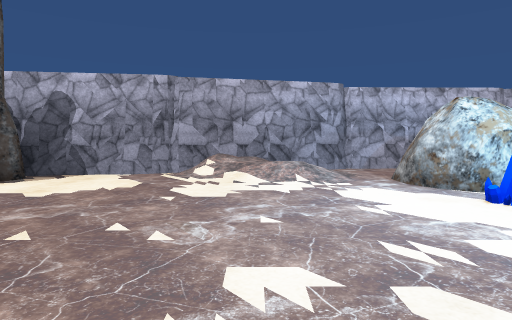
view 1 (above)

18 first-person views from a walk through a Unity game level. The camera is 1.4 m above the floor, tilts 4° down and sees 75° across. The floor is counted in squares, 2 m on a side. Each view is taken from the middle of a square. On the plan, view 1 faces up. The plan holds only what a view shows up to about 10 squares ahead; the rest is blank. The place goes on beyond the plan. The player is left out. Some surface patterns are stand-ins.

view 2
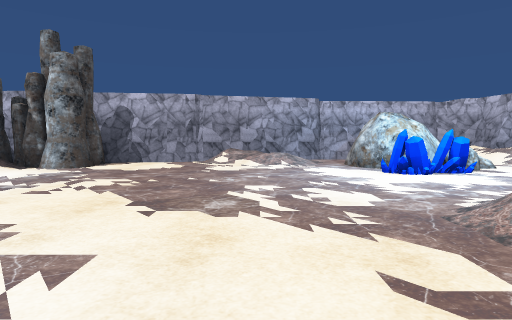

view 3
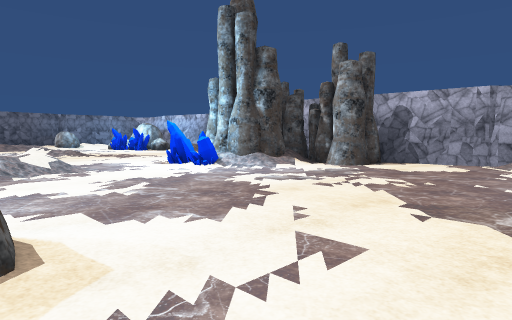

view 4
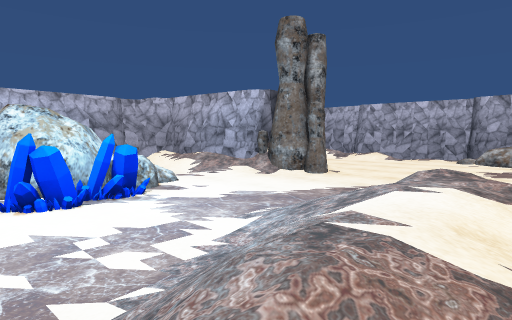

view 5
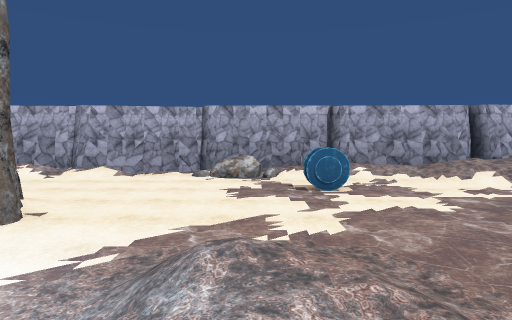

view 6
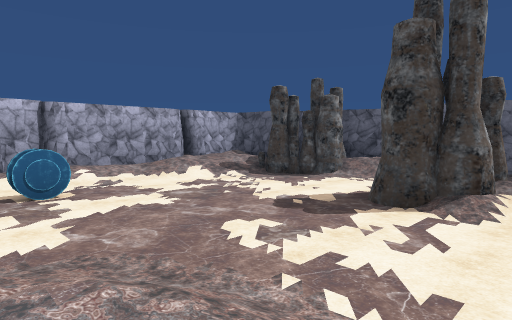

view 7
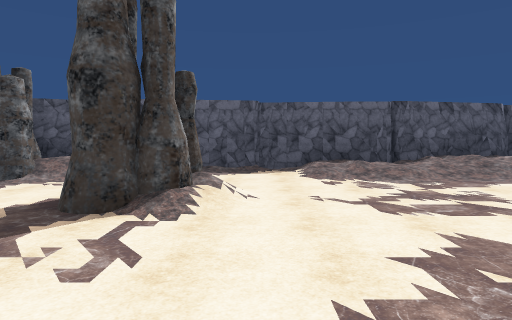

view 8
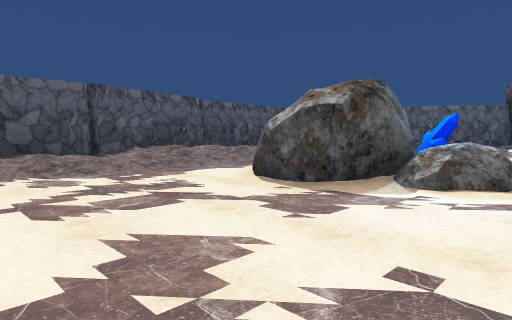

view 9
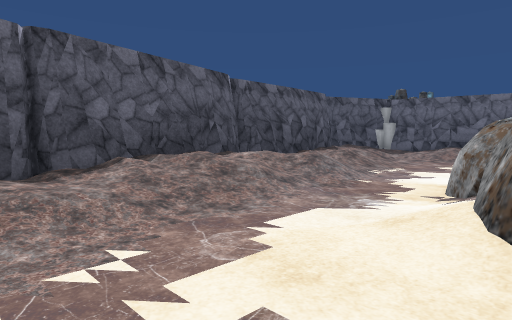

view 10
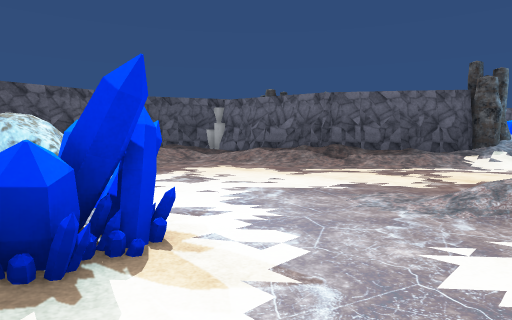

view 11
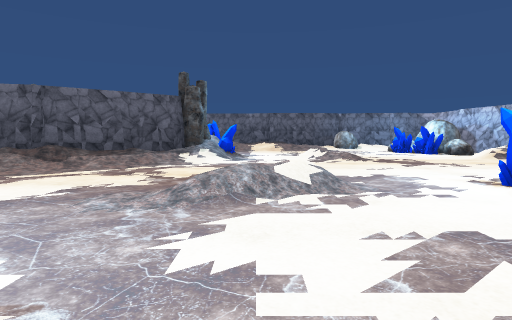

view 12
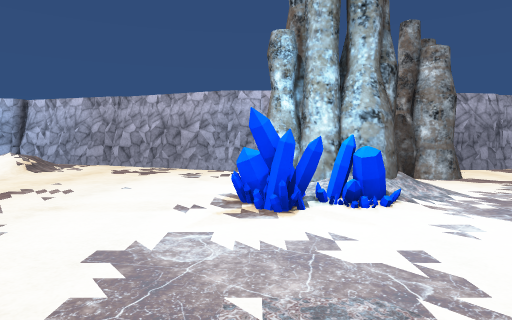

view 13
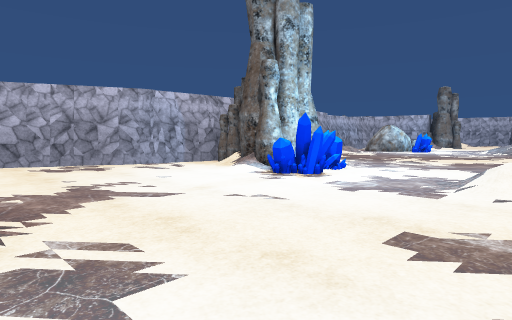

view 14
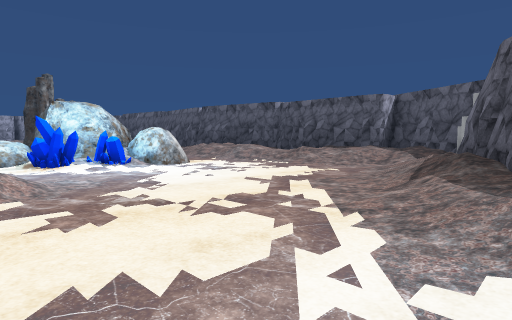

view 15
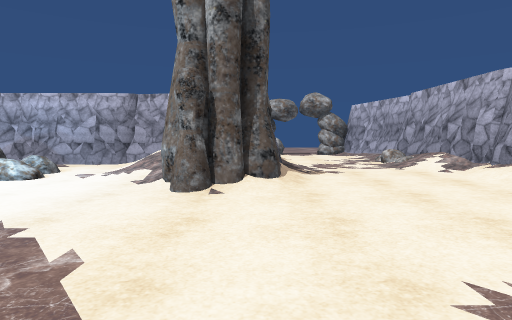

view 16
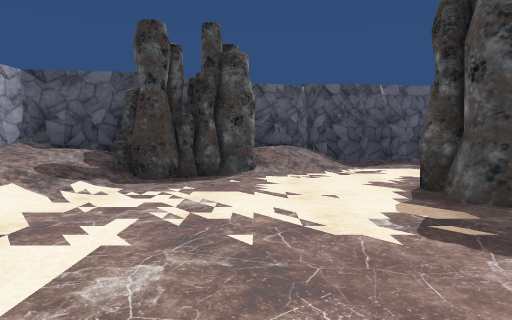

view 17
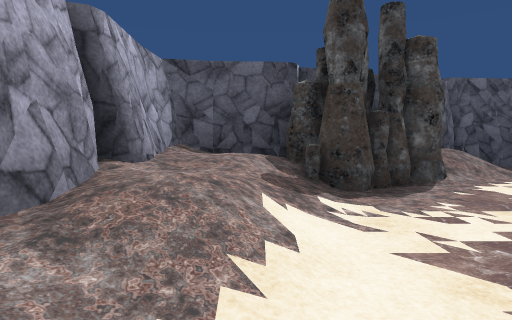

view 18
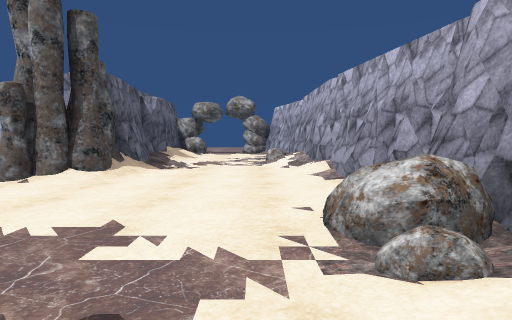

### Floor plan
Key: @ floor where view 1 was taken; # wall or solid block; . main floor; : floor 0.5 m higher than the main floor; + floor 0.75 m higher than the main floor; / step, stairs or slope; R rock; O other object.
Columns run from 13 left of view 1 to 14 right of it. Each row starts with its distance up from view 1.
  9                        /..#
  8 ###           #########/.R##
  7 ..####   ######/.../###/../#
  6 /....##  #.////.R.R/+##/../#
  5 /.....OOO#...///RRR./OO/../#
  4 ...... O........RR../#O.../#
  3 .....O#O........OR...O.....#
  2 .....OO....................#
  1 /................///......R#
  0 .............@.//////.....R#
 -1 .....//......../////....O./#
 -2 .....//..................//#
 -3 /...../...RR.............//#
 -4 O/.......O##.............//#
 -5 #//......O###.....//.....//#
 -6 ##//.....R###..../OO/...///#
 -7  ##/.....R///.....O/....///
 -8   #//................./#O//
 -9   #//..//////////...///O###
-10     ///////////////######
-11    #///##:##########
-12    ##### #

Positions as (right, up) in squares from view 1, and headings:
1: (0, 0), facing up
2: (0, -3), facing up
3: (0, -3), facing up-left
4: (2, -1), facing up-right
5: (4, 0), facing right
6: (4, 0), facing down-right
7: (4, -1), facing down
8: (3, -2), facing down-left
9: (1, -6), facing down-left
10: (-3, -2), facing down-left
11: (-3, -2), facing left
12: (-8, -2), facing up
13: (-13, -2), facing up-right
14: (-12, -2), facing down-right
15: (9, -1), facing up
16: (9, -2), facing down
17: (12, -3), facing down
18: (12, -2), facing up
